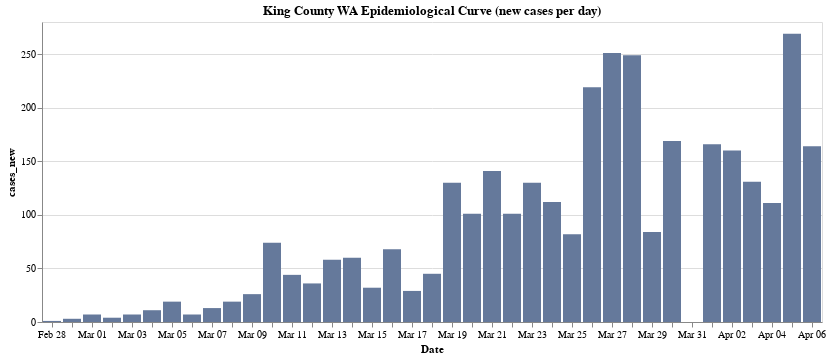

This figure's notebook cell:
### Code cell
base = alt.Chart(king[['date', 'cases', 'cases_new']]).encode(alt.X('monthdate(date):O', title = 'Date'))
bars = base.mark_bar(color = '#65799b').encode(y = 'cases_new', tooltip = 'cases_new')
bars.properties(title = 'King County WA Epidemiological Curve (new cases per day)')

### Figure 1 — Vega-Lite specification as saved in the notebook (floating-point values rounded to 4 significant figures)
{"config": {"view": {"continuousWidth": 400, "continuousHeight": 300}}, "data": {"name": "data-7f5617ea583f0b2cab4d2c37f4163da5"}, "mark": {"type": "bar", "color": "#65799b"}, "encoding": {"tooltip": {"type": "quantitative", "field": "cases_new"}, "x": {"type": "ordinal", "field": "date", "timeUnit": "monthdate", "title": "Date"}, "y": {"type": "quantitative", "field": "cases_new"}}, "title": "King County WA Epidemiological Curve (new cases per day)", "$schema": "https://vega.github.io/schema/vega-lite/v4.0.0.json", "datasets": {"data-7f5617ea583f0b2cab4d2c37f4163da5": [{"date": "2020-02-28T00:00:00", "cases": 1, "cases_new": 1}, {"date": "2020-02-29T00:00:00", "cases": 4, "cases_new": 3}, {"date": "2020-03-01T00:00:00", "cases": 11, "cases_new": 7}, {"date": "2020-03-02T00:00:00", "cases": 15, "cases_new": 4}, {"date": "2020-03-03T00:00:00", "cases": 22, "cases_new": 7}, {"date": "2020-03-04T00:00:00", "cases": 33, "cases_new": 11}, {"date": "2020-03-05T00:00:00", "cases": 52, "cases_new": 19}, {"date": "2020-03-06T00:00:00", "cases": 59, "cases_new": 7}, {"date": "2020-03-07T00:00:00", "cases": 72, "cases_new": 13}, {"date": "2020-03-08T00:00:00", "cases": 91, "cases_new": 19}, {"date": "2020-03-09T00:00:00", "cases": 117, "cases_new": 26}, {"date": "2020-03-10T00:00:00", "cases": 191, "cases_new": 74}, {"date": "2020-03-11T00:00:00", "cases": 235, "cases_new": 44}, {"date": "2020-03-12T00:00:00", "cases": 271, "cases_new": 36}, {"date": "2020-03-13T00:00:00", "cases": 329, "cases_new": 58}, {"date": "2020-03-14T00:00:00", "cases": 389, "cases_new": 60}, {"date": "2020-03-15T00:00:00", "cases": 421, "cases_new": 32}, {"date": "2020-03-16T00:00:00", "cases": 489, "cases_new": 68}, {"date": "2020-03-17T00:00:00", "cases": 518, "cases_new": 29}, {"date": "2020-03-18T00:00:00", "cases": 563, "cases_new": 45}, {"date": "2020-03-19T00:00:00", "cases": 693, "cases_new": 130}, {"date": "2020-03-20T00:00:00", "cases": 794, "cases_new": 101}, {"date": "2020-03-21T00:00:00", "cases": 935, "cases_new": 141}, {"date": "2020-03-22T00:00:00", "cases": 1036, "cases_new": 101}, {"date": "2020-03-23T00:00:00", "cases": 1166, "cases_new": 130}, {"date": "2020-03-24T00:00:00", "cases": 1278, "cases_new": 112}, {"date": "2020-03-25T00:00:00", "cases": 1360, "cases_new": 82}, {"date": "2020-03-26T00:00:00", "cases": 1579, "cases_new": 219}, {"date": "2020-03-27T00:00:00", "cases": 1830, "cases_new": 251}, {"date": "2020-03-28T00:00:00", "cases": 2079, "cases_new": 249}, {"date": "2020-03-29T00:00:00", "cases": 2163, "cases_new": 84}, {"date": "2020-03-30T00:00:00", "cases": 2332, "cases_new": 169}, {"date": "2020-03-31T00:00:00", "cases": 2332, "cases_new": 0}, {"date": "2020-04-01T00:00:00", "cases": 2498, "cases_new": 166}, {"date": "2020-04-02T00:00:00", "cases": 2658, "cases_new": 160}, {"date": "2020-04-03T00:00:00", "cases": 2789, "cases_new": 131}, {"date": "2020-04-04T00:00:00", "cases": 2900, "cases_new": 111}, {"date": "2020-04-05T00:00:00", "cases": 3169, "cases_new": 269}, {"date": "2020-04-06T00:00:00", "cases": 3333, "cases_new": 164}]}}
